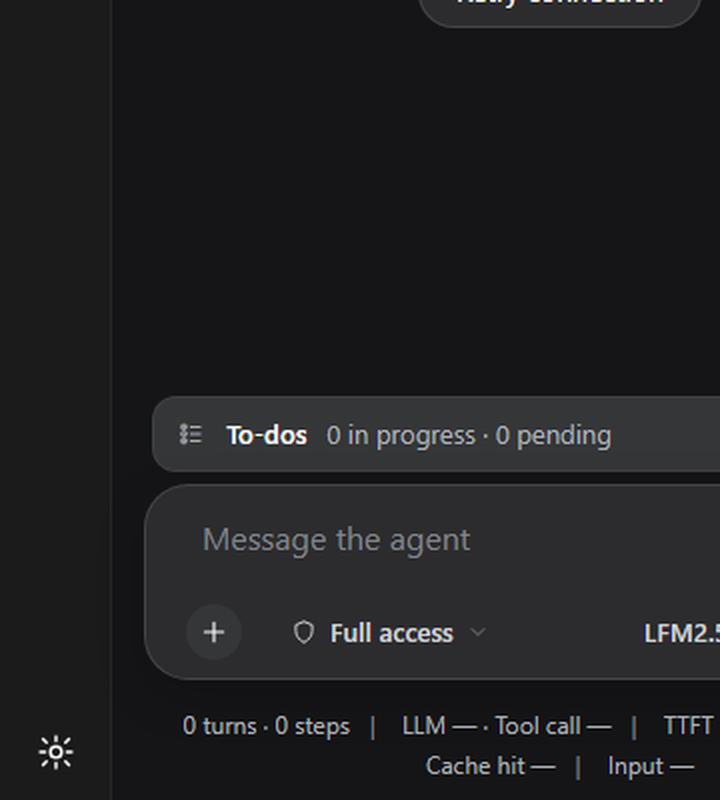
#> input picture zygote-pwa/mobile-bottom.png, 720 x 800 px, given in place of composer_2026-08-13_16-47-26-314_0b743f.png, which was not available
$ python sbs.py
#> lines starting #> are read from the running program, lines starting #| are printed output that depends on the picture; pictures that were not available may be replaced by others from this repository, and a replacement may not be noted
from PIL import Image
ref = Image.open(r"C:\Users\guhan\AppData\Roaming\Hermes\composer-images\composer_2026-08-13_16-47-26-314_0b743f.png").convert("RGB")
#> ref is the input picture: PIL image 720x800 RGB; mean R, G, B 31.4, 31.6, 33.5
demo = Image.open(r"C:\Users\guhan\orkestrate_ai\zygote-pwa\zygote-pwa-demo.png").convert("RGB")
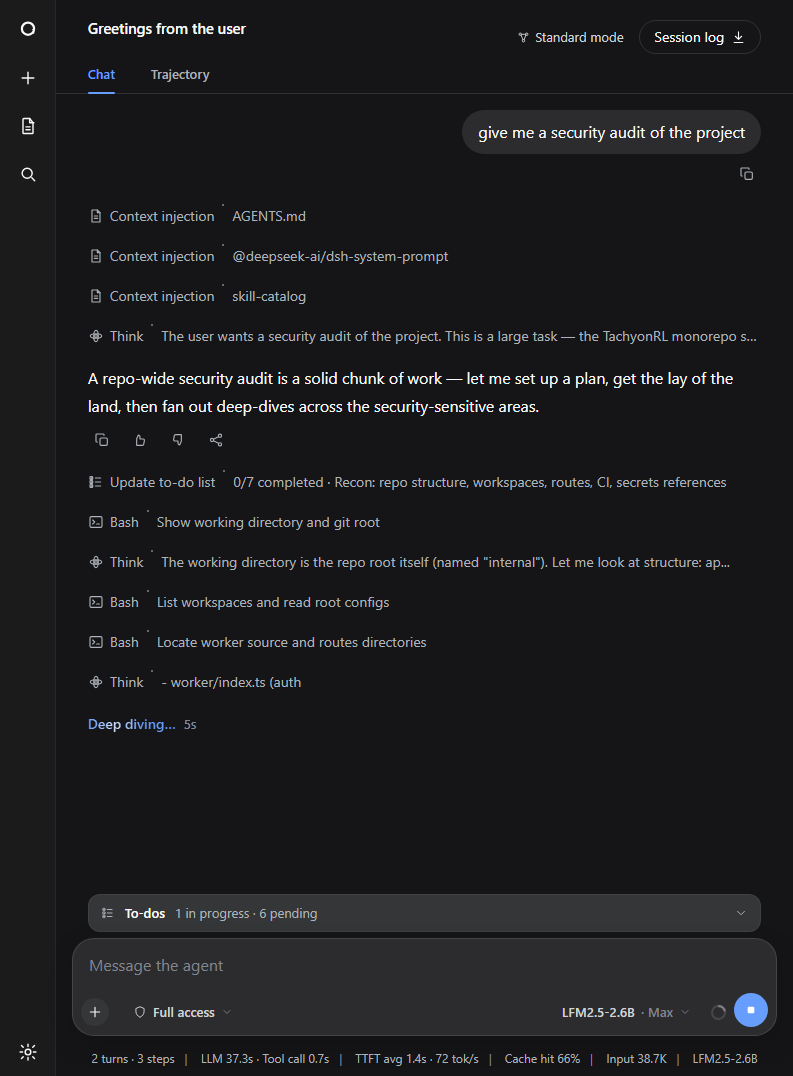
#> input picture zygote-pwa/zygote-pwa-demo.png, 793 x 1076 px, found by its file name
#> demo is the input picture: PIL image 793x1076 RGB; mean R, G, B 28.7, 28.9, 31.1
# scale both to same height, side by side
H = 900
w_ref = int(ref.width * H / ref.height)
#> w_ref = 810
w_demo = int(demo.width * H / demo.height)
#> w_demo = 663
ref2 = ref.resize((w_ref, H))
demo2 = demo.resize((w_demo, H))
gap = 24
canvas = Image.new("RGB", (w_ref + gap + w_demo, H), (40, 40, 44))
canvas.paste(ref2, (0, 0))
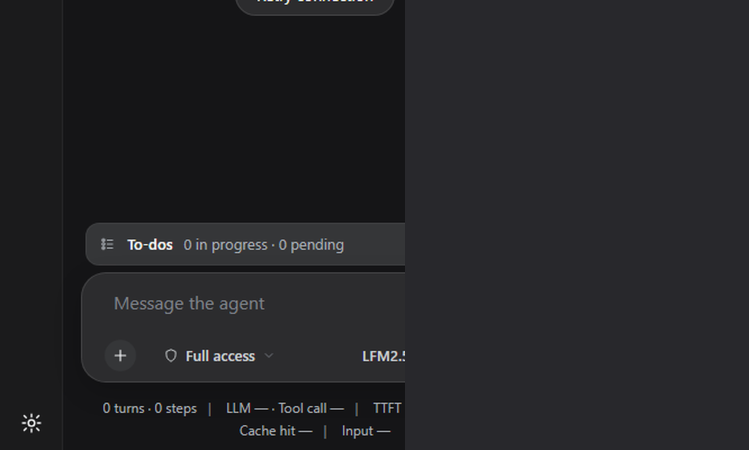
#> canvas: PIL image 1497x900 RGB (shown at 1/2 size); mean R, G, B 35.4, 35.4, 38.3
canvas.paste(demo2, (w_ref + gap, 0))
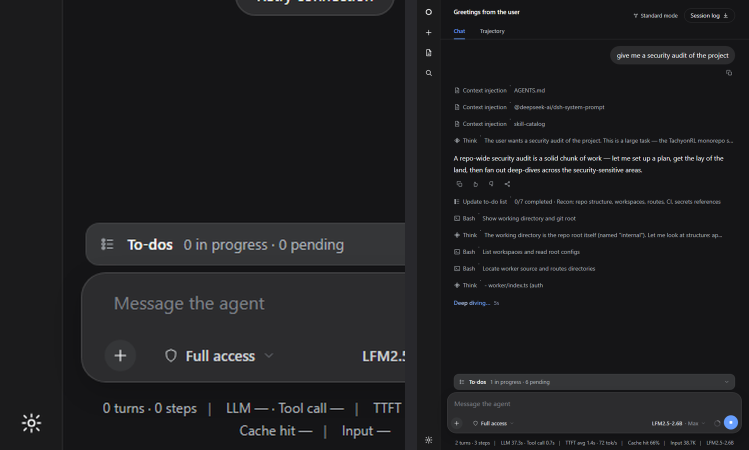
#> canvas: PIL image 1497x900 RGB (shown at 1/2 size); mean R, G, B 30.4, 30.5, 32.6
out = r"C:\Users\guhan\orkestrate_ai\zygote-pwa\zygote-side-by-side.png"
canvas.save(out)
print("saved", out, canvas.size)
#| saved C:\Users\guhan\orkestrate_ai\zygote-pwa\zygote-side-by-side.png (1497, 900)
